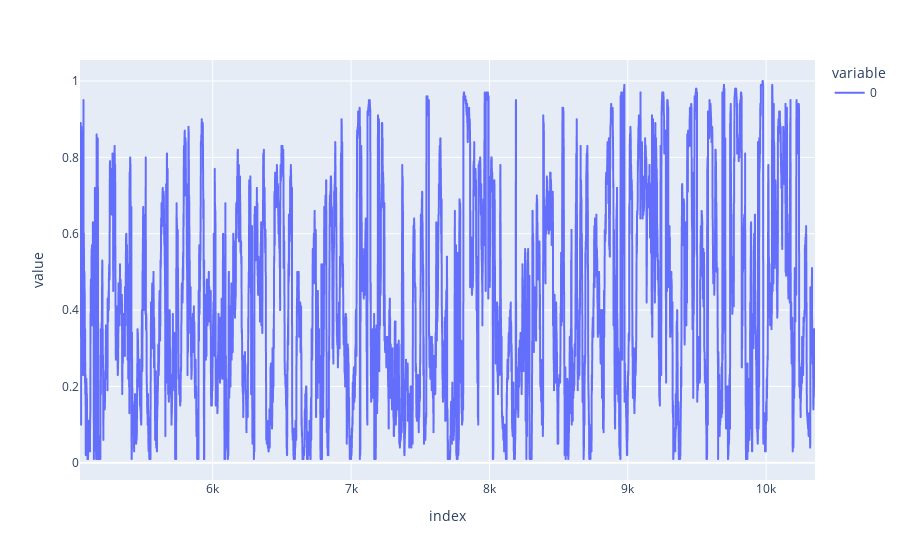

The cell this chart's notebook holds for it:
### Code cell
tmp3 = pd.read_pickle(rf"H:\all\RL_Shrinkage_2024\ONE_YR_long_only\preprocessing\training_dfs\PF{PF_SIZE}\fixed_shrkges_cov1Para_p{PF_SIZE}.pickle")
px.line(tmp3.iloc[5040:, 2:].idxmin(axis=1).astype(np.float64))

### Figure 1 — Plotly figure (JSON) as saved in the notebook; plotly's stock layout.template omitted (floating-point values rounded to 4 significant figures; data arrays with more than 128 entries replaced by an {"elided": "..."} marker saying what was removed)
{"data": [{"hovertemplate": "variable=0<br>index=%{x}<br>value=%{y}<extra></extra>", "legendgroup": "0", "line": {"color": "#636efa", "dash": "solid"}, "marker": {"symbol": "circle"}, "mode": "lines", "name": "0", "showlegend": true, "type": "scattergl", "x": {"elided": "5313 int values"}, "xaxis": "x", "y": {"elided": "5313 float values"}, "yaxis": "y"}], "layout": {"legend": {"title": {"text": "variable"}, "tracegroupgap": 0}, "margin": {"t": 60}, "xaxis": {"anchor": "y", "domain": [0, 1], "title": {"text": "index"}}, "yaxis": {"anchor": "x", "domain": [0, 1], "title": {"text": "value"}}}}
